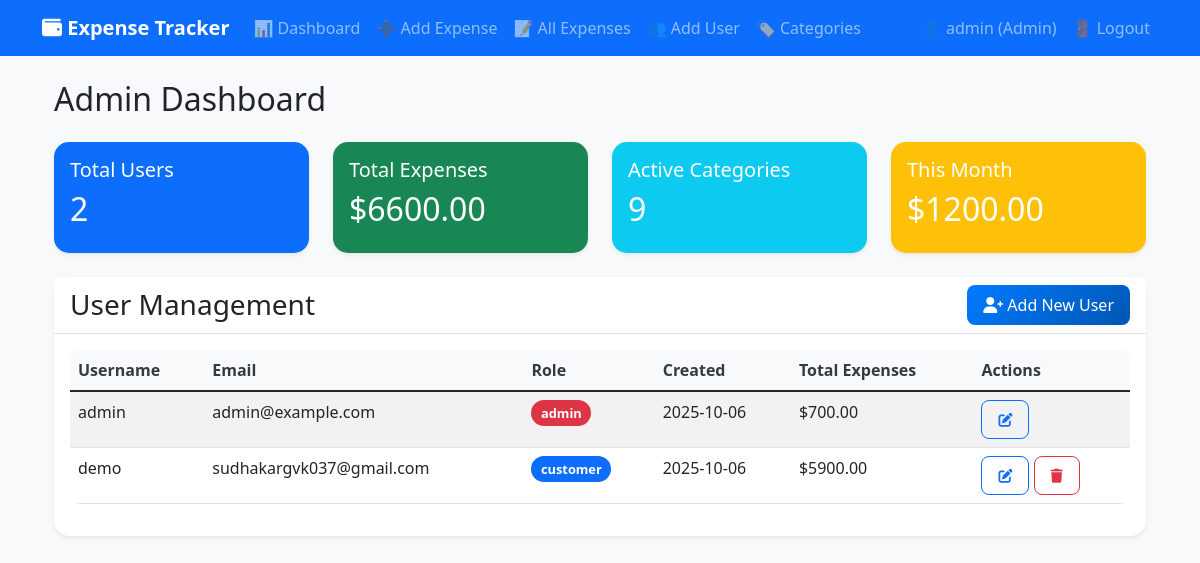
The page /admin (signed in) on the database its author committed.
### models.py (models this page shows, shortened)
class User(UserMixin, db.Model):
    id = db.Column(db.Integer, primary_key=True)
    username = db.Column(db.String(80), unique=True, nullable=False)
    email = db.Column(db.String(120), unique=True, nullable=False)
    password_hash = db.Column(db.String(128))
    role = db.Column(db.String(20), default='customer')  # 'admin' or 'customer'
    expenses = db.relationship('Expense', backref='user', lazy=True)
    created_at = db.Column(db.DateTime, default=datetime.utcnow)

### app.py (the view)
@app.route('/admin')
@login_required
@admin_required
def admin_dashboard():
    total_users = User.query.count()
    total_expenses = db.session.query(func.sum(Expense.amount)).scalar() or 0
    total_categories = Category.query.count()
    current_month = datetime.now().month
    current_year = datetime.now().year
    monthly_expenses = db.session.query(func.sum(Expense.amount)).filter(
        extract('month', Expense.date) == current_month,
        extract('year', Expense.date) == current_year
    ).scalar() or 0
    users = User.query.all()
    for user in users:
        user.total_expenses = db.session.query(func.sum(Expense.amount)).filter(
            Expense.user_id == user.id
        ).scalar() or 0
    return render_template('admin_dashboard.html',
                         total_users=total_users,
                         total_expenses=total_expenses,
                         total_categories=total_categories,
                         monthly_expenses=monthly_expenses,
                         users=users)

### app.py (called while the page is built)
def admin_required(f):
    @wraps(f)
    def decorated_function(*args, **kwargs):
        if not current_user.is_authenticated or getattr(current_user, 'role', 'customer') != 'admin':
            flash('Admin access required.', 'error')
            return redirect(url_for('dashboard'))
        return f(*args, **kwargs)
    return decorated_function

### templates/admin_dashboard.html
{% extends "base.html" %}
{% block content %}
<div class="container">
    <h2 class="mb-4">Admin Dashboard</h2>
    <div class="row">
        <div class="col-md-3 mb-4">
            <div class="card bg-primary text-white">
                <div class="card-body">
                    <h5 class="card-title">Total Users</h5>
                    <h2>{{ total_users }}</h2>
                </div>
            </div>
        </div>
        <div class="col-md-3 mb-4">
            <div class="card bg-success text-white">
                <div class="card-body">
                    <h5 class="card-title">Total Expenses</h5>
                    <h2>${{ "%.2f"|format(total_expenses) }}</h2>
                </div>
            </div>
        </div>
        <div class="col-md-3 mb-4">
            <div class="card bg-info text-white">
                <div class="card-body">
                    <h5 class="card-title">Active Categories</h5>
                    <h2>{{ total_categories }}</h2>
                </div>
            </div>
        </div>
        <div class="col-md-3 mb-4">
            <div class="card bg-warning text-white">
                <div class="card-body">
                    <h5 class="card-title">This Month</h5>
                    <h2>${{ "%.2f"|format(monthly_expenses) }}</h2>
                </div>
            </div>
        </div>
    </div>
    <div class="card mb-4">
        <div class="card-header d-flex justify-content-between align-items-center">
            <h3 class="mb-0">User Management</h3>
            <a href="{{ url_for('admin_add_user') }}" class="btn btn-primary">
                <i class="fas fa-user-plus"></i> Add New User
            </a>
        </div>
        <div class="card-body">
            <div class="table-responsive">
                <table class="table table-striped">
                    <thead>
                        <tr>
                            <th>Username</th>
                            <th>Email</th>
                            <th>Role</th>
                            <th>Created</th>
                            <th>Total Expenses</th>
                            <th>Actions</th>
                        </tr>
                    </thead>
                    <tbody>
                        {% for user in users %}
                        <tr>
                            <td>{{ user.username }}</td>
                            <td>{{ user.email }}</td>
                            <td>
                                <span class="badge {% if user.role == 'admin' %}bg-danger{% else %}bg-primary{% endif %}">
                                    {{ user.role }}
                                </span>
                            </td>
                            <td>{{ user.created_at.strftime('%Y-%m-%d') }}</td>
                            <td>${{ "%.2f"|format(user.total_expenses) }}</td>
                            <td>
                                <a href="{{ url_for('admin_edit_user', user_id=user.id) }}" class="btn btn-sm btn-outline-primary">
                                    <i class="fas fa-edit"></i>
                                </a>
                                {% if user.id != current_user.id %}
                                <form method="POST" action="{{ url_for('admin_delete_user', user_id=user.id) }}"
                                      style="display: inline;" onsubmit="return confirm('Are you sure you want to delete this user?')">
                                    <button type="submit" class="btn btn-sm btn-outline-danger">
                                        <i class="fas fa-trash"></i>
                                    </button>
                                </form>
                                {% endif %}
                            </td>
                        </tr>
                        {% endfor %}
                    </tbody>
                </table>
            </div>
        </div>
    </div>
</div>
{% endblock %}

### templates/base.html (shortened to what this page needs)
<!DOCTYPE html>
<html lang="en">
<head>
    <link href="https://cdn.jsdelivr.net/npm/bootstrap@5.1.3/dist/css/bootstrap.min.css" rel="stylesheet">
    <link href="https://cdnjs.cloudflare.com/ajax/libs/font-awesome/6.0.0/css/all.min.css" rel="stylesheet">
    <link href="{{ url_for('static', filename='css/style.css') }}" rel="stylesheet">
</head>
<body>
    <nav class="navbar navbar-expand-lg navbar-dark bg-primary">
        <div class="container">
            <a class="navbar-brand" href="{{ url_for('dashboard') }}">
                <i class="fas fa-wallet"></i> Expense Tracker
            </a>
            <div class="collapse navbar-collapse" id="navbarNav">
                            <ul class="navbar-nav me-auto">
                {% if current_user.is_authenticated %}
                <li class="nav-item">
                    <a class="nav-link" href="{{ url_for('dashboard') }}">📊 Dashboard</a>
                </li>
                <li class="nav-item">
                    <a class="nav-link" href="{{ url_for('add_expense') }}">➕ Add Expense</a>
                </li>
                <li class="nav-item">
                    <a class="nav-link" href="{{ url_for('expenses') }}">📝 All Expenses</a>
                </li>
                {% if current_user.role == 'admin' %}
                <li class="nav-item">
                    <a class="nav-link" href="{{ url_for('admin_create_user') }}">👥 Add User</a>
                </li>
                <li class="nav-item">
                    <a class="nav-link" href="{{ url_for('manage_categories') }}">🏷️ Categories</a>
                </li>
                {% endif %}
                {% endif %}
            </ul>
            <ul class="navbar-nav">
                {% if current_user.is_authenticated %}
                <li class="nav-item">
                    <span class="nav-link">👤 {{ current_user.username }} {% if current_user.role == 'admin' %}(Admin){% endif %}</span>
                </li>
                <li class="nav-item">
                    <a class="nav-link" href="{{ url_for('logout') }}">🚪 Logout</a>
                </li>
                {% else %}
                <li class="nav-item">
                    <a class="nav-link" href="{{ url_for('login') }}">🔑 Login</a>
                </li>
                {% endif %}
            </ul>
            </div>
        </div>
    </nav>
    <div class="container mt-4">
        {% block content %}{% endblock %}
    </div>
</body>
</html>

### static/css/style.css (style rules this page uses)
:root { --primary-color: #007bff; --success-color: #28a745; --info-color: #17a2b8; --warning-color: #ffc107; --danger-color: #dc3545; --dark-color: #343a40; --light-color: #f8f9fa; }
body { background-color: var(--light-color); font-family: 'Segoe UI', Tahoma, Geneva, Verdana, sans-serif; }
.navbar-brand { font-weight: bold; }
.card { border: none; border-radius: 15px; box-shadow: 0 0.125rem 0.25rem rgba(0, 0, 0, 0.075); transition: box-shadow 0.15s ease-in-out; }
.card-header { background-color: white; border-bottom: 1px solid #dee2e6; font-weight: 600; }
.btn { border-radius: 8px; font-weight: 500; padding: 0.5rem 1rem; }
.btn-primary { background: linear-gradient(135deg, #007bff, #0056b3); border: none; }
.table { border-radius: 10px; overflow: hidden; }
.table th { background-color: var(--light-color); border-top: none; font-weight: 600; color: var(--dark-color); }
.badge { font-size: 0.8em; padding: 0.5em 0.75em; border-radius: 20px; }

### rows shown on the page
User: username "admin", email "admin@example.com", role "admin", created_at "2025-10-06", total_expenses "700.00"
User: username "demo", email "sudhakargvk037@gmail.com", role "customer", created_at "2025-10-06", total_expenses "5900.00"

### other values the page prints
{{ total_users }} "2"
{{ "%.2f"|format(total_expenses) }} "6600.00"
{{ total_categories }} "9"
{{ "%.2f"|format(monthly_expenses) }} "1200.00"
